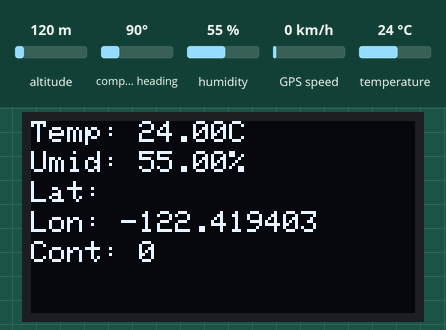
Simulated run of this sketch. Board: ESP32. Parts: 128×64 one-colour display. Inputs (shaded band) come from the test bench; at power-on: humidity 55 %, temperature 24 °C, altitude 120 m, compass heading 90°, GPS speed 0 km/h. The GPS gets a fix after 3 s at 37.7749, -122.4194 with 8 satellites; what the sketch prints to the serial monitor is not drawn.

Above: at 5.6 s.
5.7 s: humidity set to 22 %
At 15.7 s:
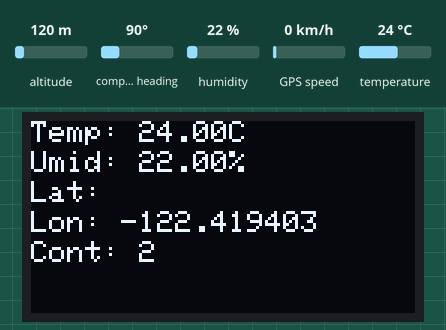
16.6 s: temperature set to 12 °C
At 25.9 s:
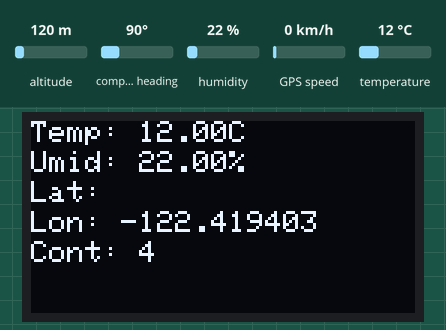
26.7 s: humidity set to 40 %
At 36.0 s:
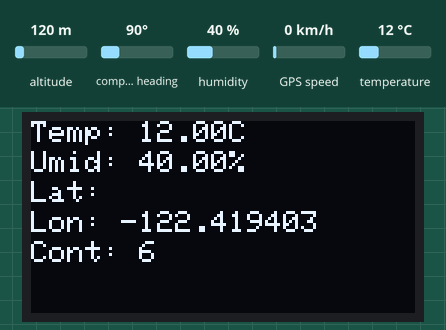
36.8 s: temperature set to 19 °C
At 46.2 s:
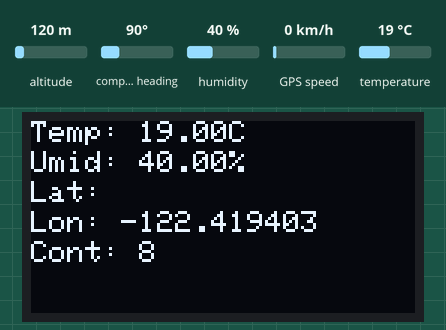
Timing chart, 0 to 47.7 s (numbered marks = the images above; inputs shaded):
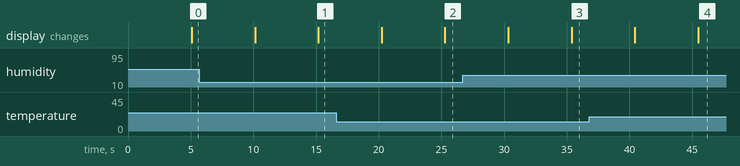

The sketch:

paic_emissor.ino
```cpp
#include <DHT.h>

#include <Wire.h>
#include <Adafruit_GFX.h>
#include <Adafruit_SSD1306.h>

#include <SoftwareSerial.h>
#include <TinyGPS.h>

#define OLED_ADDR   0x3c
#define SCREEN_WIDTH    128
#define SCREEN_HEIGHT   64

#define DHTPIN    13
#define DHTTYPE DHT11

const int RX_PIN = 22; /* Ligar no TX do GPS */
const int TX_PIN = 23; /* Ligar no RX do GPS */
const int BAUD_RATE = 9600;

TinyGPS gps;
SoftwareSerial ss(RX_PIN, TX_PIN);

DHT dht(DHTPIN, DHTTYPE);

Adafruit_SSD1306 display(SCREEN_WIDTH, SCREEN_HEIGHT, &Wire, 16);

int cont = 0;

void envia_medicoes_serial(float temp_lida, float umid_lida, float f_latitude, float f_longitude, bool erro_dht, bool erro_gps);
void escreve_medicoes_display(float temp_lida, float umid_lida, float f_latitude, float f_longitude, bool erro_dht, bool erro_gps);

void escreve_medicoes_display(float temp_lida, float umid_lida, float f_latitude, float f_longitude, bool erro_dht, bool erro_gps)
{
    display.clearDisplay();

    if (erro_dht) {
      display.setCursor(0, 0);
      display.print("Erro no DHT");
      display.println(DHTTYPE);

      display.setCursor(0, 10);
      display.println("");
    } else {
      char str_temp[10] = {0};
      char str_umid[10] = {0};
      char str_temp_max_min[20] = {0};

      sprintf(str_temp, "%.2fC", temp_lida);
      sprintf(str_umid, "%.2f", umid_lida);

      display.setCursor(0, 0);
      display.print("Temp: ");
      display.println(str_temp);

      display.setCursor(0, 10);
      display.print("Umid: ");
      display.print(str_umid);
      display.println("%");
    }

    if (erro_gps) {
      display.setCursor(0, 20);
      display.println("Erro no GPS");

      display.setCursor(0, 30);
      display.println("");
    } else {
      char str_flat[11] = {0};
      char str_flon[11] = {0};
      sprintf(str_flat, "%.6f", f_latitude);
      sprintf(str_flon, "%.6f", f_longitude);

      display.setCursor(0, 20);
      display.print("Lat: ");
      display.println(str_flat);

      display.setCursor(0, 30);
      display.print("Lon: ");
      display.println(str_flon);
    }

    display.setCursor(0, 40);
    display.print("Cont: ");
    display.print(cont);

    display.display();
}

void envia_medicoes_serial(float temp_lida, float umid_lida, float f_latitude, float f_longitude, bool erro_dht, bool erro_gps)
{
  char mensagem[200];
  if (erro_dht) {
    Serial.print(" - Erro ao ler sensor DHT");
    Serial.println(DHTTYPE);
  } else {
    memset(mensagem,0,sizeof(mensagem));
    sprintf(mensagem,"Temperatura: %.2f °C", temp_lida);
    Serial.println(mensagem);

    memset(mensagem,0,sizeof(mensagem));
    sprintf(mensagem,"Umidade: %.2f",umid_lida);
    Serial.print(mensagem);
    Serial.println("%");
  }

  if (erro_gps) {
    Serial.println("Erro no GPS");
  } else {
    memset(mensagem,0,sizeof(mensagem));
    sprintf(mensagem,"Lat: %.6f", f_latitude);
    Serial.println(mensagem);

    memset(mensagem,0,sizeof(mensagem));
    sprintf(mensagem,"Lon: %.6f", f_longitude);
    Serial.println(mensagem);
  }

  Serial.print("Contador: ");
  Serial.println(cont);
  Serial.println(" ");
}

void setup()
{
    Serial.begin(115200);
    Wire.begin(4, 15);
    dht.begin();
    ss.begin(BAUD_RATE);

    if (display.begin(SSD1306_SWITCHCAPVCC, OLED_ADDR))
    {
        display.clearDisplay();
        display.setTextSize(1);
        display.setTextColor(WHITE);
    }
}

void loop()
{
  float f_latitude, f_longitude, temperatura_lida, umidade_lida;
  unsigned long idade;
  bool newData = false;
  bool erro_dht = false, erro_gps = false;

  temperatura_lida = dht.readTemperature(); /* Faz a leitura de temperatura do sensor */
  umidade_lida = dht.readHumidity(); /* Faz a leitura de umidade do sensor */

  delay(4000);

  for (unsigned long start = millis(); millis() - start < 1000;)
  {
    while (ss.available())
    {
      char c = ss.read();
      if (gps.encode(c)) // Did a new valid sentence come in?
        newData = true;
    }
  }

  if ( isnan(temperatura_lida) || isnan(umidade_lida) )
    erro_dht = true;

  if (!newData)
    erro_gps = true;
  else
    gps.f_get_position(&f_latitude, &f_longitude, &idade);

  envia_medicoes_serial(temperatura_lida, umidade_lida, f_latitude, f_longitude, erro_dht, erro_gps);
  escreve_medicoes_display(temperatura_lida, umidade_lida, f_latitude, f_longitude, erro_dht, erro_gps);
  cont++;
}
```
